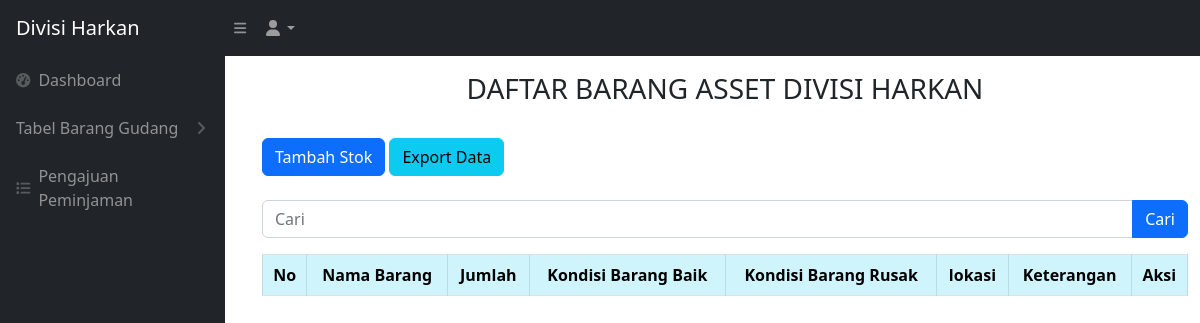
Page /user/user_barang_asset.php (signed in) on the earlier database version.
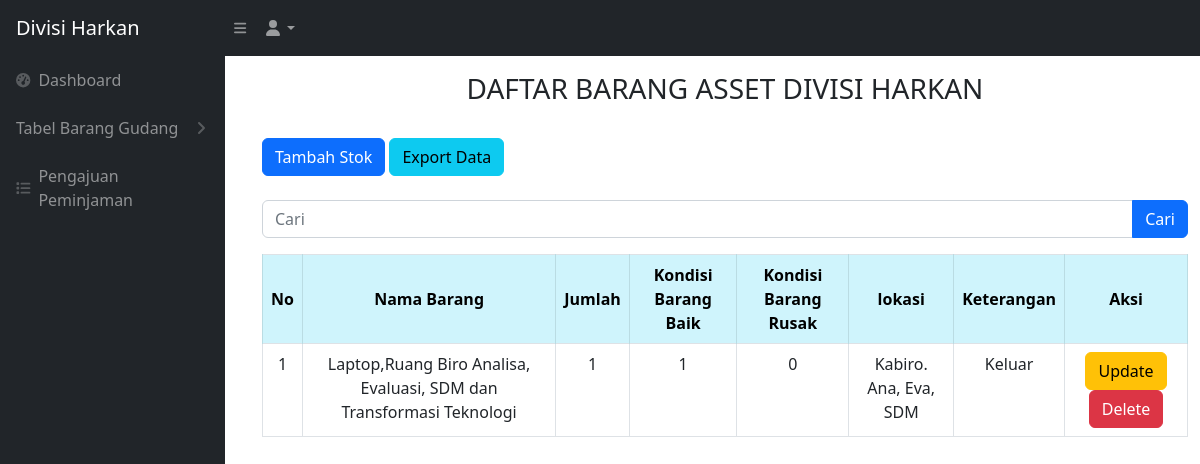
Same page on the later database version.
### tables this page shows
CREATE TABLE `barang_asset` (
  `idbarang` int(11) NOT NULL,
  `namabarang` varchar(512) NOT NULL,
  `jumlah` int(11) NOT NULL,
  `baik` int(11) NOT NULL,
  `rusak` int(11) NOT NULL,
  `lokasi` varchar(512) NOT NULL,
  `keterangan` varchar(256) NOT NULL
);

### user/user_barang_asset.php (the view, shortened to what this page needs)
<?php
require '../controller/koneksi.php';
$query = "SELECT * FROM barang_asset";
?>
<!DOCTYPE html>
<html lang="en">
<head>
    <link href="css/styles.css" rel="stylesheet" />
</head>
<?php include 'user_sidebar.php' ?>
<br>
<br>
<body>
    <main id="main-content" class="<?= isset($_GET['sidebarClosed']) ? '' : 'main-with-sidebar' ?>">
        <div class="container-fluid px-4">
            <h3 class="mt-4 text-center">DAFTAR BARANG ASSET DIVISI HARKAN</h3>
        </div>
        <br>
        <div class="container -fluid">
            <div class="card-mb-4">
                <button type="button" class="btn btn-primary" data-bs-toggle="modal" data-bs-target="#myModal">
                    Tambah Stok
                </button>
                <a href="../export_asset.php" class="btn btn-info">Export Data</a>
                <br>
                <br>
                <form action="user_barang_asset.php" method="GET">
                    <div class="input-group mb-3">
                        <input type="text" value="" class="form-control" placeholder="Cari" name="cari">
                        <br>
                        <button type="submit" class="btn btn-primary">Cari</button>
                    </div>
                </form>
                <div class="card-body">
                    <div class="table table-responsive">
                        <table class="table table-bordered" id="dataTable" width="100" cellspacing="0">
                            <thead>
                                <tr>
                                    <th class="table-info text-center align-middle">No</th>
                                    <th class="table-info text-center align-middle">Nama Barang</th>
                                    <th class="table-info text-center align-middle">Jumlah</th>
                                    <th class="table-info text-center align-middle">Kondisi Barang Baik</th>
                                    <th class="table-info text-center align-middle">Kondisi Barang Rusak</th>
                                    <th class="table-info text-center align-middle">lokasi</th>
                                    <th class="table-info text-center align-middle">Keterangan</th>
                                    <th class="table-info text-center align-middle">Aksi</th>
                                </tr>
                            </thead>
                            <tbody>
                                <?php
                                $i = 1;
                                $ambilsemuadatabarang = mysqli_query($conn, $query);
                                while ($data = mysqli_fetch_array($ambilsemuadatabarang)) {
                                    $namabarang = $data['namabarang'];
                                    $jumlah = $data['jumlah'];
                                    $barangbaik = $data['baik'];
                                    $barangrusak = $data['rusak'];
                                    $lokasi = $data['lokasi'];
                                    $keterangan = $data['keterangan'];
                                    $idb = $data['idbarang'];
                                ?>
                                    <tr>
                                        <td style="text-align: center;"><?= $i++ ?></td>
                                        <td style="text-align: center;"><?= $namabarang ?></td>
                                        <td style="text-align: center;"><?= $jumlah ?></td>
                                        <td style="text-align: center;"><?= $barangbaik ?></td>
                                        <td style="text-align: center;"><?= $barangrusak ?></td>
                                        <td style="text-align: center;"><?= $lokasi ?></td>
                                        <td style="text-align: center;"><?= $keterangan ?></td>
                                        <td style="text-align: center;">
                                            <button type="button" class="btn btn-warning" data-bs-toggle="modal" data-bs-target="#edit<?= $idb; ?>">
                                                Update
                                            </button>
                                            <button type="button" class="btn btn-danger" data-bs-toggle="modal" data-bs-target="#delete<?= $idb; ?>">
                                                Delete
                                            </button>
                                        </td>
                                    </tr>
                                <?php
                                };
                                ?>
                            </tbody>
                        </table>
    </main>
</body>
</html>

Differences in the rows shown:
added barang_asset: namabarang "Laptop,Ruang Biro Analisa, Evaluasi, SDM dan Transformasi Teknologi", jumlah "1", baik "1", rusak "0", lokasi "Kabiro. Ana, Eva, SDM", keterangan "Keluar"
